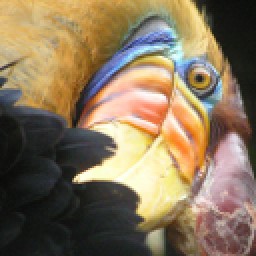
#> input picture k-means/k-means-image-compression/input.png, 128 x 128 px (shown 2 times larger)
$ python k-means-image-compression.py
#> lines starting #> are read from the running program, lines starting #| are printed output that depends on the picture
from __future__ import annotations
import argparse
import math
import os
from dataclasses import dataclass
from typing import Tuple, Optional

import numpy as np
from PIL import Image

import matplotlib.pyplot as plt


def findClosestCentroids(X: np.ndarray, initial_centroids: np.ndarray) -> np.ndarray:
    """
    Calcula el centroide más cercano para cada punto y regresa un array con el índice de cada centroide más cercano por cada punto.
    """
    # [11 lines of commented-out code are left out]

    diffs = X[:, None, :] - initial_centroids[None, :, :] # se resta cada punto con cada centroide. los None en las posiciones 1 y 0 agregan a las matrices para operar con ellas
    dists = np.sum(diffs ** 2, axis=2)  # se elevan todas las operaciones al cuadrado y se suman las componentes x,y,z
    idx = np.argmin(dists, axis=1)      # de la matriz (m,k), se toma en cada fila m, k más bajo que ese sería el centroide mas cercano
    return idx


def computeCentroids(X: np.ndarray, idx: np.ndarray, K: int) -> np.ndarray:
    """
    Recalcula los centroides como la media de los puntos asignados a cada cluster.
    Si algún cluster queda vacío, se posiciona en un lugar random.
    """
    m, n = X.shape
    centroids = np.zeros((K, n), dtype=X.dtype)
    for k in range(K):
        puntos_k = X[idx == k]
        if puntos_k.size == 0:
            centroids[k] = X[np.random.randint(0, m)] # si un centroide no tiene puntos, se posiciona en un lugar random de nuevo
        else:
            centroids[k] = np.mean(puntos_k, axis=0)
    return centroids


def kMeansInitCentroids(X: np.ndarray, K: int, random_state: Optional[int] = None) -> np.ndarray:
    """Inicializa los centroides seleccionando K ejemplos aleatorios de X."""
    if random_state is not None:
        np.random.seed(random_state) # esto es para que en debugging siempre sean los mismos números random

    m = X.shape[0]
    perm = np.random.permutation(m)[:K] # crea un array de 0 a m-1 en orden aleatorio y lo corta a longitud K
    centroids = X[perm].copy() # toma los índices de perm dentro de X como centroides
    return centroids


def runkMeans(
    X: np.ndarray,
    initial_centroids: np.ndarray,
    max_iters: int,
    plot_error: bool = False
) -> Tuple[np.ndarray, np.ndarray, list]:
    """
    Ejecuta el algoritmo K-means por max_iters épocas.
    Si plot_error=True se grafica el error.
    """
    centroids = initial_centroids.copy()
    K = centroids.shape[0]
    error_history = []

    for _ in range(max_iters):
        idx = findClosestCentroids(X, centroids)
        centroids = computeCentroids(X, idx, K)

        if plot_error:
            error_history.append(_compute_error(X, centroids, idx))

    return centroids, idx, error_history


def _load_image_as_array(image_path: str) -> Tuple[np.ndarray, Tuple[int, int]]:
    """
    Carga una imagen y la convierte en un arreglo (m,3) en los rangos [0,1].
    Uso de ChatGPT5 para interactuar con PIL.
    """
    with Image.open(image_path) as img:
        img = img.convert("RGB")
        arr = np.array(img, dtype=np.float32) / 255.0  # normaliza a [0,1]
    h, w, _ = arr.shape
    plain_img_array = arr.reshape(-1, 3)  # de (h,w,3) a (m, 3)
    return plain_img_array, (h, w)


def _array_to_image(arr_01: np.ndarray, shape_hw: Tuple[int, int]) -> Image.Image:
    """
    Convierte un arreglo (m,3) en [0,1] a imagen PIL RGB con shape dado.
    Uso de ChatGPT5 para interactuar con PIL.
    """
    h, w = shape_hw
    arr = np.clip(arr_01.reshape(h, w, 3) * 255.0, 0, 255).astype(np.uint8)
    return Image.fromarray(arr)


def _euclidean_distance(a: np.ndarray, b: np.ndarray) -> float:
    if a.shape != b.shape:
        raise ValueError("a and b dimensionalities are not equal")
    return np.sqrt(np.sum((a - b) ** 2))


def _compute_error(X: np.ndarray, centroids: np.ndarray, idx: np.ndarray) -> float:
    """
    Calcula el error cuadrático medio entre cada punto y su centroide asignado.
    """
    error = 0.0
    for i in range(X.shape[0]):
        c = centroids[idx[i]]
        error += np.sum((X[i] - c) ** 2)
    return error / X.shape[0]


def _print_compression_metrics(m: int, K: int, h: int, w: int):
    """Imprime métricas de compresión aproximadas.
    Usé ChatGPT5 para clacular éstas métricas.
    """
    original_bits = 24 * m
    bits_por_pixel_comprimida = math.ceil(math.log2(K))  # 16 -> 4 bits, un apximado
    compressed_bits_aprox = bits_por_pixel_comprimida * m
    ratio = original_bits / max(compressed_bits_aprox, 1)

    print(f"Tamaño pixeles: {m} ({h} x {w})")
    print(f"K: {K}")
    print(f"Bits originales (24 bpp): {original_bits:,}")
    print(f"Bits comprimidos aprox. ({bits_por_pixel_comprimida} bpp): {compressed_bits_aprox:,}")
    print(f"Razón aproximada de compresión: {ratio:,.2f} : 1")


def _plot_error_history(error_history: list):
    if not error_history:
        return
    plt.plot(range(1, len(error_history) + 1), error_history, marker='o')
    plt.xlabel('Iteración')
    plt.ylabel('Error cuadrático medio')
    plt.title('Error en cada Iteración')
    plt.grid()
    plt.show()


def compress_image_with_kmeans(
    image_path: str,
    K: int = 16,
    max_iters: int = 10,
    output_path: Optional[str] = None,
    random_state: Optional[int] = 42,
    plot_error: bool = True
) -> Tuple[str, np.ndarray, list]:
    """
    Wrapper de toda la funcionalidad del algoritmo K-means para compresión de imágenes.
    """
    X, shape_hw = _load_image_as_array(image_path)  # (m,3) en un rango [0,1]
    m = X.shape[0] # cantidad de pixeles totales en la imagen

    centroids0 = kMeansInitCentroids(X, K, random_state=random_state)
    centroids, idx, error_history = runkMeans(X, centroids0, max_iters=max_iters, plot_error=plot_error)

    final_idx = findClosestCentroids(X, centroids)
    X_compressed = centroids[final_idx]

    if output_path is None:
        base, _ = os.path.splitext(image_path)
        output_path = f"{base}_compressed_k{K}.png"

    out_img = _array_to_image(X_compressed, shape_hw)
    out_img.save(output_path, format="PNG", optimize=True)

    print(f"Imagen: {image_path}")
    _print_compression_metrics(m, K, shape_hw[0], shape_hw[1])

    return output_path, centroids, error_history


def main():
    image_path = "input.png"
    K = 16
    max_iters = 10
    output_path = None
    random_state = 1

    output_path, centroids, error_history = compress_image_with_kmeans(
        image_path=image_path,
        K=K,
        max_iters=max_iters,
        output_path=output_path,
        random_state=random_state,
    )
#> in _load_image_as_array, img is the input picture: PIL image 128x128 RGB; mean R, G, B 135.4, 117.4, 91.3
#> in compress_image_with_kmeans, `X, shape_hw = _load_image_as_array(image_path)`: shape_hw = (128, 128)
#> in kMeansInitCentroids, `centroids = X[perm].copy()`: centroids = 16 rows, first 8: [0.937, 0.827, 0.51], [0.757, 0.616, 0.369], [0.11, 0.149, 0.141], [0.11, 0.129, 0.114], [0.961, 0.467, 0.31], [0.0667, 0.0706, 0.0667], [0.976, 0.957, 0.776], [0.859, 0.694, 0.427]
#> in compress_image_with_kmeans, `centroids0 = kMeansInitCentroids(X, K, random_state=random_state)`: centroids0 has the same summary as centroids in kMeansInitCentroids
#> after the loop in runkMeans, `for _ in range(max_iters):`: error_history = [0.0131, 0.0103, 0.00932, 0.00897, 0.00879, 0.00868, 0.0086, 0.00853, 0.00846, 0.00839]
#> in compress_image_with_kmeans, `centroids, idx, error_history = runkMeans(X, centroids0, max_iters=max..`: centroids = 16 rows, first 8: [0.933, 0.798, 0.558], [0.616, 0.515, 0.436], [0.242, 0.225, 0.221], [0.152, 0.157, 0.148], [0.747, 0.55, 0.26], [0.0693, 0.0754, 0.0651], [0.969, 0.888, 0.712], [0.828, 0.696, 0.439]; idx = 16384 values, max 15 at index 97, min 0 at index 31, mean 7.15
#> in compress_image_with_kmeans, `final_idx = findClosestCentroids(X, centroids)`: final_idx = 16384 values, max 15 at index 482, min 0 at index 31, mean 7.14
#> in _array_to_image, `h, w = shape_hw`: h = 128
#> in _array_to_image, `arr = np.clip(arr_01.reshape(h, w, 3) * 255.0, 0, 255).astype(np.uint8)`:
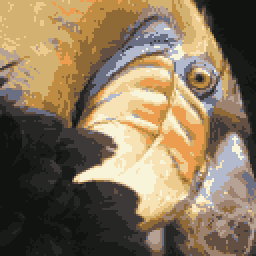
#> arr: shape (128, 128, 3) (shown 2 times larger); mean of channels 0, 1, 2 134.8, 116.8, 90.7; drawn as R, G, B
#| Tamaño pixeles: 16384 (128 x 128)
#| Bits originales (24 bpp): 393,216
#| Bits comprimidos aprox. (4 bpp): 65,536
#| Razón aproximada de compresión: 6.00 : 1
#> output_path = 'input_compressed_k16.png'

    print(f"Imagen comprimida guardada en: {output_path}")
#| Imagen comprimida guardada en: input_compressed_k16.png

    if error_history:
        _plot_error_history(error_history)
#> in _plot_error_history, `plt.show()`:
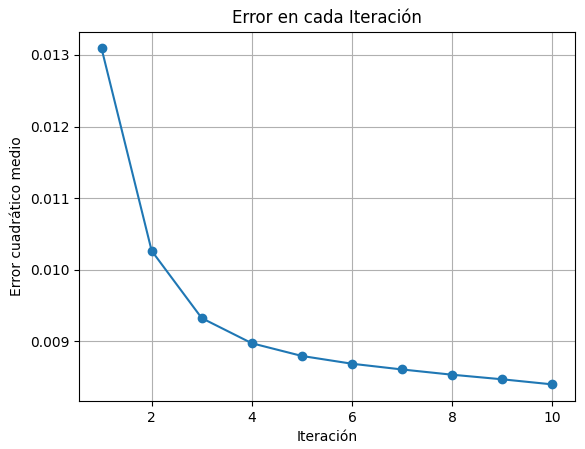
#> figure drawn by matplotlib, 1 panel; curve peaks at x = 1, y = 0.0131


if __name__ == "__main__":
    main()
